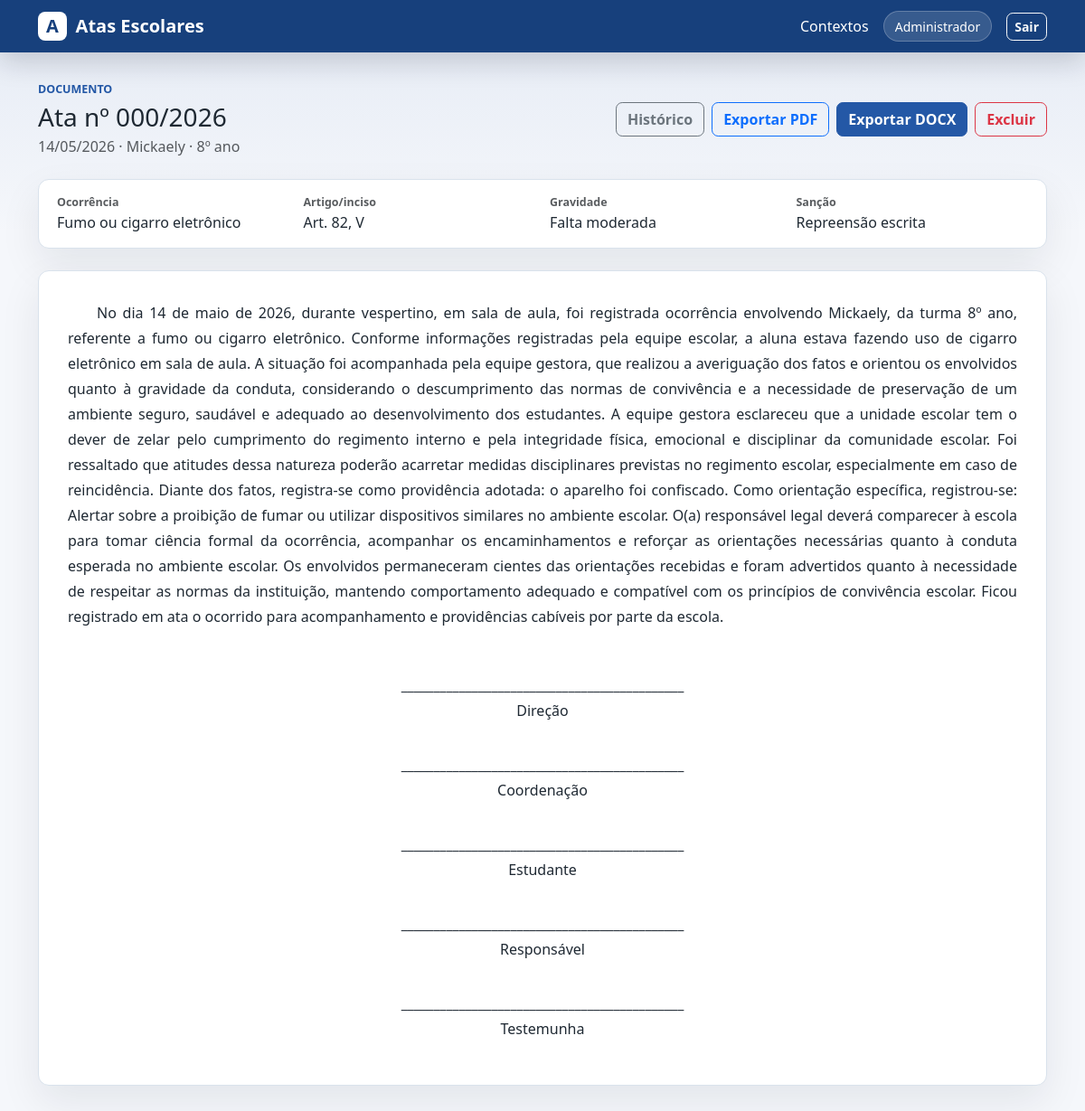
Before: /atas/2 (signed in) with the older database file.
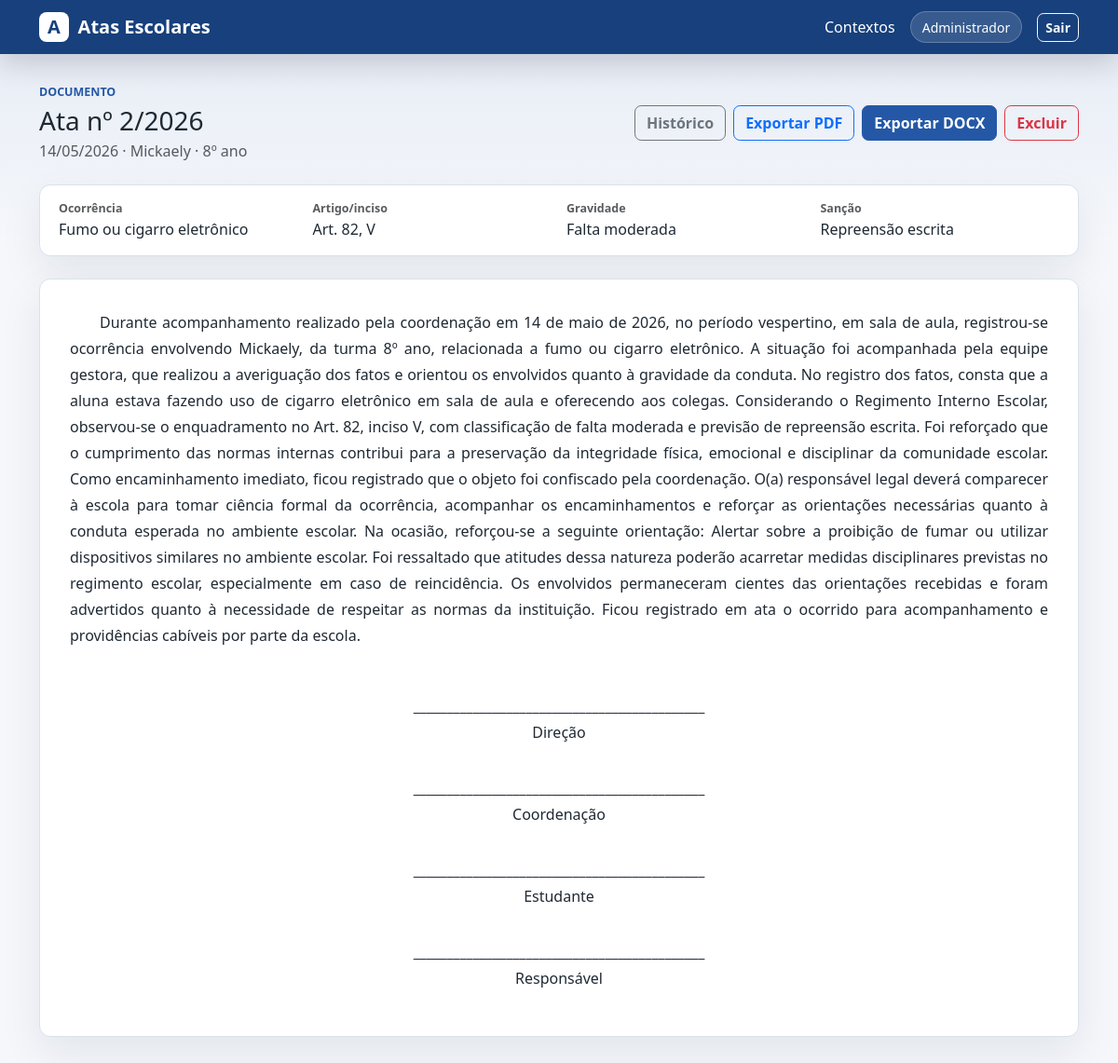
After: the same page with the newer database file.
### models.py (models this page shows)
class Usuario(Base):
    __tablename__ = "usuarios"
    id = Column(Integer, primary_key=True, index=True)
    nome = Column(String(120), nullable=False)
    usuario = Column(String(80), unique=True, index=True, nullable=False)
    senha_hash = Column(String(255), nullable=False)

class Ata(Base):
    __tablename__ = "atas"
    id = Column(Integer, primary_key=True, index=True)
    numero = Column(String(30), nullable=False)
    ano = Column(Integer, nullable=False)
    data_ocorrencia = Column(Date, nullable=False)
    periodo = Column(String(100), nullable=False)
    local = Column(String(150), nullable=False)
    alunos = Column(Text, nullable=False)
    turma = Column(String(80), nullable=False)
    tipo_ocorrencia = Column(String(180), nullable=False)
    relato_simples = Column(Text, nullable=False)
    providencias = Column(Text, nullable=False)
    responsavel_convocado = Column(Boolean, default=False)
    nome_responsavel = Column(String(180), nullable=True)
    reincidencia = Column(Boolean, default=False)
    artigo = Column(String(20), nullable=False)
    inciso = Column(String(20), nullable=False)
    gravidade = Column(String(80), nullable=False)
    sancao = Column(String(180), nullable=False)
    texto_gerado = Column(Text, nullable=False)
    assinaturas = Column(Text, nullable=False, default="")
    criado_em = Column(DateTime, default=datetime.utcnow, nullable=False)

### main.py (the view)
@app.get("/atas/{ata_id}")
def visualizar_ata(
    request: Request,
    ata_id: int,
    db: Session = Depends(get_db),
    user: Usuario = Depends(usuario_logado),
):
    ata = db.get(Ata, ata_id)
    if not ata:
        raise HTTPException(status_code=404, detail="Ata não encontrada")
    return templates.TemplateResponse(
        "visualizar_ata.html",
        {
            "request": request,
            "ata": ata,
            "assinaturas": desserializar_assinaturas(ata.assinaturas),
            "user": user,
        },
    )

### templates/visualizar_ata.html (shortened to what this page needs)
{% extends "base.html" %}
{% block content %}
<div class="d-flex flex-column flex-md-row justify-content-between gap-3 align-items-md-center mb-4">
  <div>
    <p class="section-kicker mb-1">Documento</p>
    <h1 class="h3 mb-1">Ata nº {{ ata.numero }}/{{ ata.ano }}</h1>
    <p class="text-muted mb-0">{{ ata.data_ocorrencia.strftime("%d/%m/%Y") }} · {{ ata.alunos }} · {{ ata.turma }}</p>
  </div>
  <div class="toolbar-actions">
    <a class="btn btn-outline-secondary" href="/">Histórico</a>
    <a class="btn btn-outline-primary" href="/atas/{{ ata.id }}/pdf">Exportar PDF</a>
    <a class="btn btn-primary" href="/atas/{{ ata.id }}/docx">Exportar DOCX</a>
    <form method="post" action="/atas/{{ ata.id }}/excluir" onsubmit="return confirm('Excluir definitivamente a ata nº {{ ata.numero }}/{{ ata.ano }}?');">
      <button class="btn btn-outline-danger" type="submit">Excluir</button>
    </form>
  </div>
</div>
<section class="detail-strip mb-4">
  <div class="row g-3">
    <div class="col-md-3"><span class="text-muted d-block">Ocorrência</span>{{ ata.tipo_ocorrencia }}</div>
    <div class="col-md-3"><span class="text-muted d-block">Artigo/inciso</span>Art. {{ ata.artigo }}, {{ ata.inciso }}</div>
    <div class="col-md-3"><span class="text-muted d-block">Gravidade</span>{{ ata.gravidade }}</div>
    <div class="col-md-3"><span class="text-muted d-block">Sanção</span>{{ ata.sancao }}</div>
  </div>
</section>
<article class="ata-document">
  {% for bloco in ata.texto_gerado.split("\n\n") %}
    <p>{{ bloco }}</p>
  {% endfor %}
  <div class="assinaturas">
    {% for assinatura in assinaturas %}
    <p>____________________________________________<br>{{ assinatura }}</p>
    {% endfor %}
  </div>
</article>
{% endblock %}

### templates/base.html (shortened to what this page needs)
<!doctype html>
<html lang="pt-br">
<head>
  <link href="https://cdn.jsdelivr.net/npm/bootstrap@5.3.3/dist/css/bootstrap.min.css" rel="stylesheet">
  <link href="{{ url_for('static', path='/style.css') }}" rel="stylesheet">
</head>
<body>
  <nav class="navbar navbar-expand-lg app-navbar">
    <div class="container">
      <a class="navbar-brand fw-semibold" href="/">
        <span class="brand-mark">A</span>
        Atas Escolares
      </a>
      {% if user %}
      <div class="d-flex align-items-center gap-3">
        <a class="nav-link text-white" href="/contextos">Contextos</a>
        <span class="user-chip">{{ user.nome }}</span>
        <a class="btn btn-sm btn-outline-light" href="/logout">Sair</a>
      </div>
      {% endif %}
    </div>
  </nav>
  <main class="container app-shell">
    {% block content %}{% endblock %}
  </main>
</body>
</html>

### static/style.css (style rules this page uses)
:root { --ink: #1f2933; --muted: #64748b; --line: #d9e2ec; --surface: #ffffff; --page: #f5f7fb; --primary: #2458a6; --primary-strong: #17407c; --green: #2f7d5c; --rose: #a23b5a; --shadow: 0 18px 45px rgba(15, 23, 42, 0.08); }
body { background: linear-gradient(180deg, rgba(36, 88, 166, 0.08), transparent 260px), var(--page); color: var(--ink); }
.app-navbar { background: var(--primary-strong); box-shadow: 0 10px 30px rgba(15, 23, 42, 0.18); }
.navbar-brand { color: #fff; display: inline-flex; align-items: center; gap: 0.6rem; }
.brand-mark { width: 2rem; height: 2rem; display: inline-grid; place-items: center; border-radius: 0.5rem; background: #ffffff; color: var(--primary-strong); font-weight: 800; }
.user-chip { color: #fff; background: rgba(255, 255, 255, 0.14); border: 1px solid rgba(255, 255, 255, 0.22); border-radius: 999px; padding: 0.35rem 0.75rem; font-size: 0.875rem; }
.app-shell { padding-top: 2rem; padding-bottom: 3rem; }
.section-kicker { color: var(--primary); font-size: 0.78rem; font-weight: 800; letter-spacing: 0; text-transform: uppercase; }
.btn { border-radius: 0.45rem; font-weight: 600; }
.btn-primary { background: var(--primary); border-color: var(--primary); }
.login-box, .form-surface, .editor-panel, .side-panel, .table-panel, .detail-strip, .ata-document { background: var(--surface); border: 1px solid var(--line); border-radius: 0.75rem; box-shadow: var(--shadow); }
.toolbar-actions { display: flex; flex-wrap: wrap; gap: 0.5rem; justify-content: flex-end; }
.detail-strip { padding: 1rem 1.25rem; }
.detail-strip span { font-size: 0.78rem; font-weight: 700; }
.ata-document { line-height: 1.75; padding: 2rem; }
.ata-document p { text-align: justify; text-indent: 2rem; }
.assinaturas { margin-top: 3rem; }
.assinaturas p { text-align: center; text-indent: 0; margin-top: 2rem; }

Changed rows visible on the page:
changed Ata "Mickaely": numero "000" → "2"; texto_gerado "No dia 14 de maio de 2026, durante vespertino, em sala de aula, foi registrada ocorrência envolvendo Mickaely, da turma 8º ano, referente a fumo ou cigarro eletrônico. Conforme informações registradas pela equipe escolar, a aluna estava fazendo uso de cigarro eletrônico em sala de aula. A situação foi acompanhada pela equipe gestora, que realizou a averiguação dos fatos e orientou os envolvidos quanto à gravidade da conduta, considerando o descumprimento das normas de convivência e a necessidade de preservação de um ambiente seguro, saudável e adequado ao desenvolvimento dos estudantes. A equipe gestora esclareceu que a unidade escolar tem o dever de zelar pelo cumprimento do regimento…" → "Durante acompanhamento realizado pela coordenação em 14 de maio de 2026, no período vespertino, em sala de aula, registrou-se ocorrência envolvendo Mickaely, da turma 8º ano, relacionada a fumo ou cigarro eletrônico. A situação foi acompanhada pela equipe gestora, que realizou a averiguação dos fatos e orientou os envolvidos quanto à gravidade da conduta. No registro dos fatos, consta que a aluna estava fazendo uso de cigarro eletrônico em sala de aula e oferecendo aos colegas. Considerando o Regimento Interno Escolar, observou-se o enquadramento no Art. 82, inciso V, com classificação de falta moderada e previsão de repreensão escrita. Foi reforçado que o cumprimento das normas internas…"
Other visible differences:
list line gone: "____________________________________________ Testemunha"
